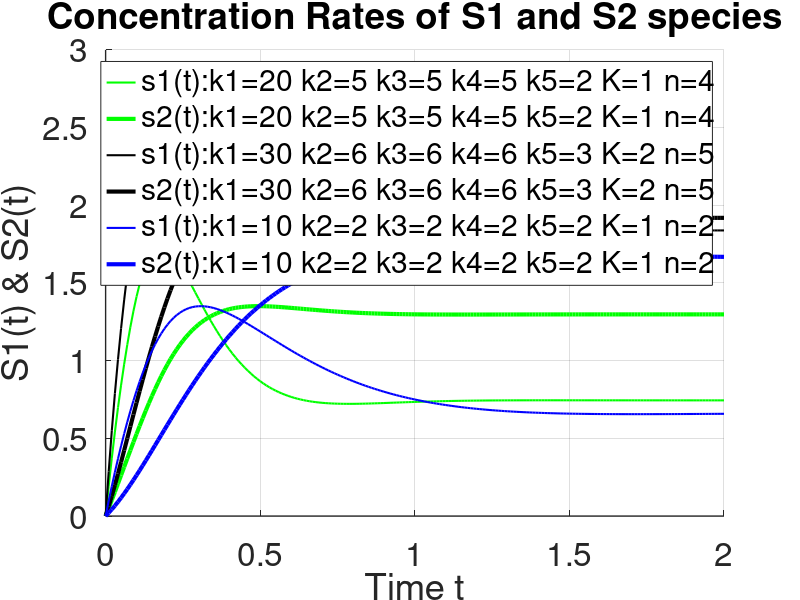
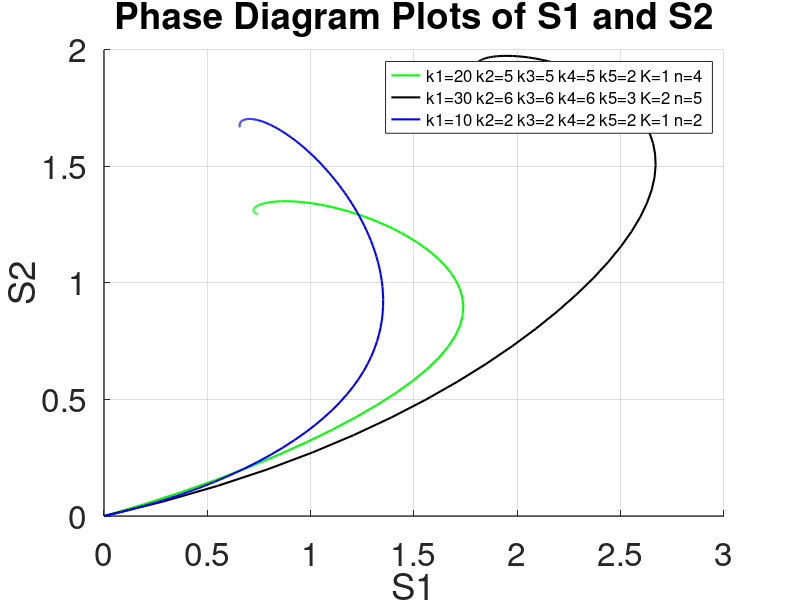

Write the MATLAB code that produced these figures, in order.
%Initial values and params
S0 = [0, 0];           % initial values of s1 & s2
Tinterval = 0:0.01:2   % time step of 0.01 in total 201 values
params = [20 5 5 5 2 1 4; 30 6 6 6 3 2 5; 10 2 2 2 2 1 2]

% since we use a set of params having 3 members (above params matrix is a 3x7 marix)
% we will have  3x2 = 6 graphs in the same graph plot
% each couple (s1, s2) of plots (depends on a row from the params matrix)
% will have same color for both members of the couple s1 & s2 
% but different linewidth to be distinguishable
% first row of params will be green
% second row will be black
% third row will be blue

colors = ['g'; 'k'; 'b'] 

% declare a cell of 1x3 strings to be used as legend initial value  %
lgnd = {"", "", ""}

function res = rate(t,S, k1, k2, k3, k4, k5, K, n)

    % Dependent variables S - vector of s1 & s2 
    s1 = S(1);
    s2 = S(2);
    dsdt1 = k1/(1+power((s2/K), n))-k3*s1-k5*s1;
    dsdt2 = k2 + k5*s1-k4*s2
    % Pack-up result
    res = [dsdt1; dsdt2];
end

%
hold on

% loop for the 3 test case param sets 
for i=1:3
   k1 = params(i, 1);
   k2 = params(i, 2);
   k3 = params(i, 3); 
   k4 = params(i, 4); 
   k5 = params(i, 5); 
   K  = params(i, 6);
   n  = params(i, 7);
   % use anonymous function and get the handle
   rate2 = @(t,S) rate(t,S, k1, k2, k3, k4, k5, K, n);
   
   %solve odes by using ode45 (runge-kutta) and anonymous function handle
   [T,S] = ode45(rate2, Tinterval, S0);
 
   % get the two different s1 and s2 concentrations 
   Y(i,:) = S(:,1);  % s1
   Z(i,:) = S(:,2);  % s2 

end

% display specifics %
xlabel('Time t')
ylabel('S1(t) & S2(t)')

% set grid on
grid on                                   

% additional display properties  for the first figure concentrations S1(t) & S2(t)
set(gca, 'fontsize', 24, 'linewidth', 1)  
title('Concentration Rates of S1 and S2 species')

for i=1:3
   % draw specifics to distinguish the plots - we will have six plots within the same graph plot
   % draw s1 "thin" s2 "fat" use same color for both graphs
   lstr = sprintf("k1=%d k2=%d k3=%d k4=%d k5=%d K=%d n=%d", params(i,1), params(i,2), params(i,3), params(i,4), params(i,5), params(i, 6), params(i, 7))
   lgnd1 = sprintf("%s%s", "s1(t):", lstr)
   lgnd2 = sprintf("%s%s", "s2(t):", lstr)   
   h = plot(T, Y(i,:), colors(i), 'linewidth', 1.5, 'DisplayName', lgnd1, T, Z(i,:), colors(i), 'linewidth', 3, 'DisplayName', lgnd2)   
   legend;
end  


%release hold of plot engine we finished with first figure
hold off 
figure    % need a second figure for the phase diagrams 

hold on  % get the hold

% display specifics %
xlabel('S1')
ylabel('S2')

% set grid on
grid on                                   

% additional display properties  for the first figure concentrations S1(t) & S2(t)
set(gca, 'fontsize', 24, 'linewidth', 1)  
title('Phase Diagram Plots of S1 and S2')

% declare a cell of 1x3 strings to be used as legend initial value  %
lgnd = {"", "", ""}

for i=1:3
   % each phase diagram is a plot of s1 vs s2
   % there will be three plots within the same figure
   %recreate the legend  
   lgnd{i} = sprintf("k1=%d k2=%d k3=%d k4=%d k5=%d K=%d n=%d", params(i,1), params(i,2), params(i,3), params(i,4), params(i,5), params(i, 6), params(i, 7))
   h = plot(Y(i,:), Z(i,:), colors(i), 'linewidth', 1.5)   
end  
legend (lgnd{1}, lgnd{2}, lgnd{3}, "location", "northeast");                
set (legend, "fontsize", 12); 
hold off
